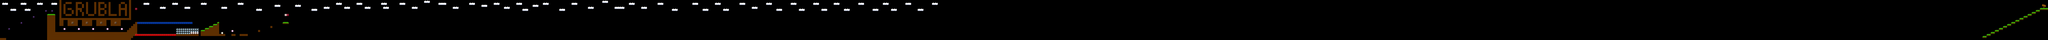

This game map was drawn from its Tiled (.tmx) file and the tilesets committed beside it. A one-line description and the trimmed map source follow:
An orthogonal 1000x20 tile map with 32x32 px tiles, 1 tile layer (tiles).

<map version="1.0" orientation="orthogonal" width="1000" height="20" tilewidth="32" tileheight="32">
 <tileset firstgid="1" name="tilechart" tilewidth="32" tileheight="32">
  <image source="../../../gfx/tiles/tileChart.png" width="640" height="320" />
 </tileset>
 <layer name="tiles" width="1000" height="20">
  <data>[20000 cells, 1178 non-empty, 38 distinct tile ids]</data>
 </layer>
</map>
